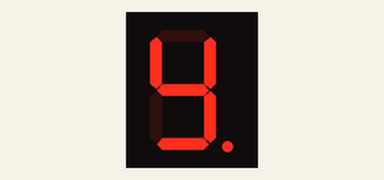
A sketch run on a simulated Arduino Uno, built with avr-gcc and run on an emulated ATmega328P. On the bench: 1-digit seven-segment display. Wiring (inferred from the names in the program): 1-digit 7-segment display, segments lit when HIGH: segments pin 2, pin 3, pin 4, pin 5, pin 6, pin 7, pin 8, pin 9. The segment pins are drawn as the display they are named for.

Above: at 0.1 s.
At 1.1 s:
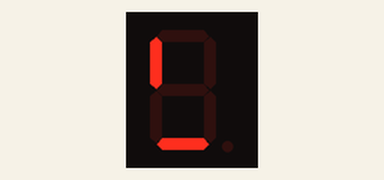

Measured:
- what the display in image 1 shows lasts 1.0 s, from 1.0 s to 2.0 s

The sketch:

SerialDebug.ino
```cpp
int A = 2;
int B = 3;
int C = 4;
int D = 5;
int E = 6;
int F = 7;
int G = 8;
int H = 9;

void setup()
{
  // put your setup code here, to run once:
  Serial.begin(9600);

  pinMode(A,OUTPUT);
  pinMode(B,OUTPUT);
  pinMode(C,OUTPUT);
  pinMode(D,OUTPUT);
  pinMode(E,OUTPUT);
  pinMode(F,OUTPUT);
  pinMode(G,OUTPUT);
  pinMode(H,OUTPUT);

}

void loop()
{
  // put your main code here, to run repeatedly:int

  makezero();
  delay(1000);
  makeone();
  delay(1000);

}

void makezero()
{
  digitalWrite(A, LOW); //middle bar
  digitalWrite(B, HIGH); //top left side bar
  digitalWrite(C, HIGH); // top bar
  digitalWrite(D, HIGH);  //top right side bar
  digitalWrite(E, LOW);  //decimal
  digitalWrite(F, HIGH);  //bottom right bar
  digitalWrite(G, HIGH); // bottom bar
  digitalWrite(H, HIGH); // bottom left  bar
}


void makeone()
{
  digitalWrite(A, LOW); //middle bar
  digitalWrite(B, LOW); //top left side bar
  digitalWrite(C, LOW); // top bar
  digitalWrite(D, HIGH);  //top right side bar
  digitalWrite(E, LOW);  //decimal
  digitalWrite(F, HIGH);  //bottom right bar
  digitalWrite(G, LOW); // bottom bar
  digitalWrite(H, LOW); // bottom left  bar
}
```
